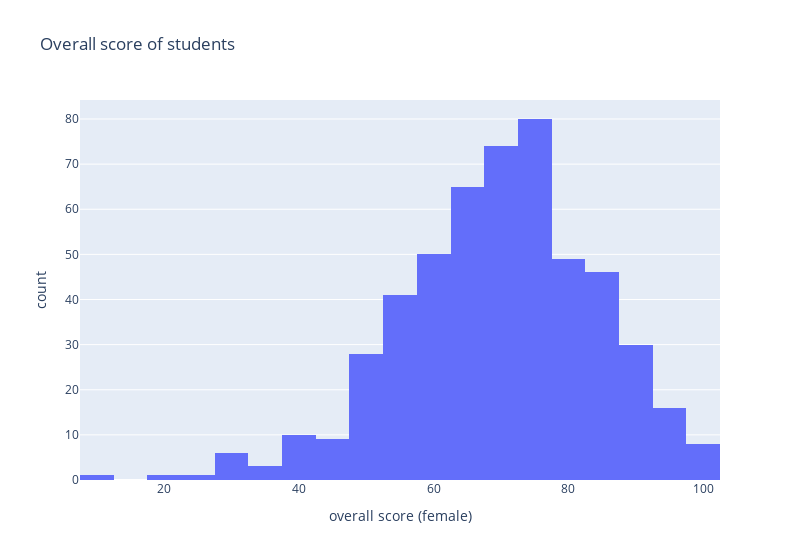

Source (notebook cell):
### Markdown cell above
Ženy

### Code cell
dff = df['overall_score'].loc[df['gender'] == 'female']

# dff.plot.hist()

g = px.histogram(dff, x = 'overall_score', title="Overall score of students", labels={"overall_score":"overall score (female)"}, width=800)
g.show()

### Figure 1 — Plotly figure (JSON) as saved in the notebook; plotly's stock layout.template omitted (floating-point values rounded to 4 significant figures; data arrays with more than 128 entries replaced by an {"elided": "..."} marker saying what was removed)
{"data": [{"alignmentgroup": "True", "bingroup": "x", "hovertemplate": "overall score (female)=%{x}<br>count=%{y}<extra></extra>", "legendgroup": "", "marker": {"color": "#636efa", "pattern": {"shape": ""}}, "name": "", "offsetgroup": "", "orientation": "v", "showlegend": false, "type": "histogram", "x": {"elided": "518 float values"}, "xaxis": "x", "yaxis": "y"}], "layout": {"barmode": "relative", "legend": {"tracegroupgap": 0}, "title": {"text": "Overall score of students"}, "width": 800, "xaxis": {"anchor": "y", "domain": [0, 1], "title": {"text": "overall score (female)"}}, "yaxis": {"anchor": "x", "domain": [0, 1], "title": {"text": "count"}}}}
